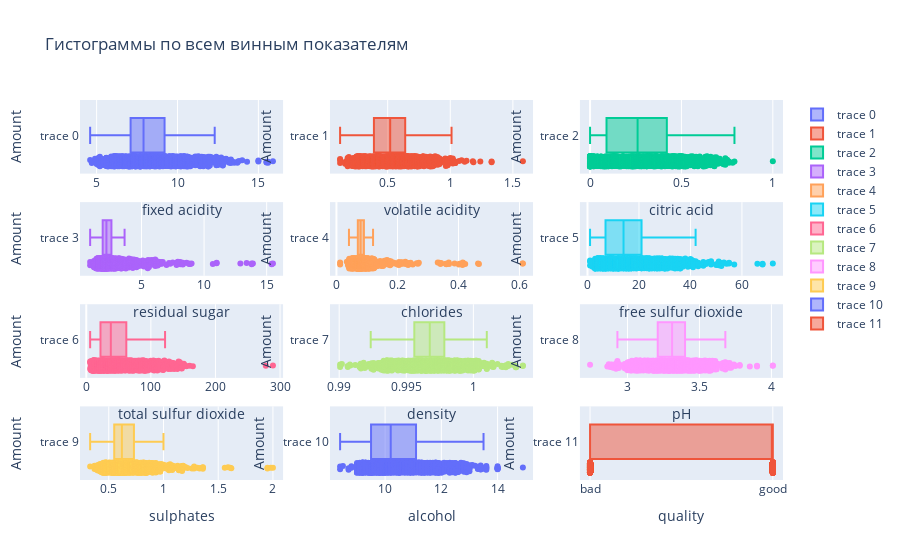

This figure's notebook cell:
### Code cell
#Проанализируем выборку на наличие выбросов
import plotly.graph_objs as go # графические объекты
fig = make_subplots(rows=4, cols=3)
# Add traces
fig.add_trace(go.Box(x=data_wine['fixed acidity'], boxpoints='all'), row=1, col=1)
fig.add_trace(go.Box(x=data_wine['volatile acidity'], boxpoints='all'), row=1, col=2)
fig.add_trace(go.Box(x=data_wine['citric acid'], boxpoints='all'), row=1, col=3)
fig.add_trace(go.Box(x=data_wine['residual sugar'], boxpoints='all'), row=2, col=1) 
fig.add_trace(go.Box(x=data_wine['chlorides'], boxpoints='all'), row=2, col=2)
fig.add_trace(go.Box(x=data_wine['free sulfur dioxide'], boxpoints='all'), row=2, col=3)
fig.add_trace(go.Box(x=data_wine['total sulfur dioxide'], boxpoints='all'), row=3, col=1)
fig.add_trace(go.Box(x=data_wine['density'], boxpoints='all'), row=3, col=2)
fig.add_trace(go.Box(x=data_wine['pH'], boxpoints='all'), row=3, col=3)
fig.add_trace(go.Box(x=data_wine['sulphates'], boxpoints='all'), row=4, col=1)
fig.add_trace(go.Box(x=data_wine['alcohol'], boxpoints='all'), row=4, col=2)
fig.add_trace(go.Box(x=data_wine['quality'], boxpoints='all'), row=4, col=3)

# Update xaxis properties
fig.update_xaxes(title_text="fixed acidity", row=1, col=1)
fig.update_xaxes(title_text="volatile acidity", row=1, col=2)
fig.update_xaxes(title_text="citric acid", row=1, col=3)
fig.update_xaxes(title_text="residual sugar", row=2, col=1)
fig.update_xaxes(title_text="chlorides", row=2, col=2)
fig.update_xaxes(title_text="free sulfur dioxide", row=2, col=3)
fig.update_xaxes(title_text="total sulfur dioxide", row=3, col=1)
fig.update_xaxes(title_text="density", row=3, col=2)
fig.update_xaxes(title_text="pH", row=3, col=3)
fig.update_xaxes(title_text="sulphates", row=4, col=1)
fig.update_xaxes(title_text="alcohol", row=4, col=2)
fig.update_xaxes(title_text="quality", row=4, col=3)

# Update yaxis properties
fig.update_yaxes(title_text="Amount", row=1, col=1)
fig.update_yaxes(title_text="Amount", row=1, col=2)
fig.update_yaxes(title_text="Amount", row=1, col=3)
fig.update_yaxes(title_text="Amount", row=2, col=1)
fig.update_yaxes(title_text="Amount", row=2, col=2)
fig.update_yaxes(title_text="Amount", row=2, col=3)
fig.update_yaxes(title_text="Amount", row=3, col=1)
fig.update_yaxes(title_text="Amount", row=3, col=2)
fig.update_yaxes(title_text="Amount", row=3, col=3)
fig.update_yaxes(title_text="Amount", row=4, col=1)
fig.update_yaxes(title_text="Amount", row=4, col=2)
fig.update_yaxes(title_text="Amount", row=4, col=3)

fig.update_layout(title_text="Гистограммы по всем винным показателям", height=1000)
# Show the figure
fig.show()

### Figure 1 — Plotly figure (JSON) as saved in the notebook; plotly's stock layout.template omitted (floating-point values rounded to 4 significant figures; data arrays with more than 128 entries replaced by an {"elided": "..."} marker saying what was removed)
{"data": [{"boxpoints": "all", "type": "box", "x": {"elided": "1599 float values"}, "xaxis": "x", "yaxis": "y"}, {"boxpoints": "all", "type": "box", "x": {"elided": "1599 float values"}, "xaxis": "x2", "yaxis": "y2"}, {"boxpoints": "all", "type": "box", "x": {"elided": "1599 float values"}, "xaxis": "x3", "yaxis": "y3"}, {"boxpoints": "all", "type": "box", "x": {"elided": "1599 float values"}, "xaxis": "x4", "yaxis": "y4"}, {"boxpoints": "all", "type": "box", "x": {"elided": "1599 float values"}, "xaxis": "x5", "yaxis": "y5"}, {"boxpoints": "all", "type": "box", "x": {"elided": "1599 float values"}, "xaxis": "x6", "yaxis": "y6"}, {"boxpoints": "all", "type": "box", "x": {"elided": "1599 float values"}, "xaxis": "x7", "yaxis": "y7"}, {"boxpoints": "all", "type": "box", "x": {"elided": "1599 float values"}, "xaxis": "x8", "yaxis": "y8"}, {"boxpoints": "all", "type": "box", "x": {"elided": "1599 float values"}, "xaxis": "x9", "yaxis": "y9"}, {"boxpoints": "all", "type": "box", "x": {"elided": "1599 float values"}, "xaxis": "x10", "yaxis": "y10"}, {"boxpoints": "all", "type": "box", "x": {"elided": "1599 float values"}, "xaxis": "x11", "yaxis": "y11"}, {"boxpoints": "all", "type": "box", "x": {"elided": "1599 str values"}, "xaxis": "x12", "yaxis": "y12"}], "layout": {"autosize": true, "title": {"text": "Гистограммы по всем винным показателям"}, "xaxis": {"anchor": "y", "autorange": true, "domain": [0, 0.2889], "range": [3.972, 16.53], "title": {"text": "fixed acidity"}, "type": "linear"}, "xaxis10": {"anchor": "y10", "autorange": true, "domain": [0, 0.2889], "range": [0.2372, 2.093], "title": {"text": "sulphates"}, "type": "linear"}, "xaxis11": {"anchor": "y11", "autorange": true, "domain": [0.3556, 0.6444], "range": [8.039, 15.26], "title": {"text": "alcohol"}, "type": "linear"}, "xaxis12": {"anchor": "y12", "autorange": true, "domain": [0.7111, 1], "range": [-0.05556, 1.056], "title": {"text": "quality"}, "type": "category"}, "xaxis2": {"anchor": "y2", "autorange": true, "domain": [0.3556, 0.6444], "range": [0.03889, 1.661], "title": {"text": "volatile acidity"}, "type": "linear"}, "xaxis3": {"anchor": "y3", "autorange": true, "domain": [0.7111, 1], "range": [-0.05556, 1.056], "title": {"text": "citric acid"}, "type": "linear"}, "xaxis4": {"anchor": "y4", "autorange": true, "domain": [0, 0.2889], "range": [0.08889, 16.31], "title": {"text": "residual sugar"}, "type": "linear"}, "xaxis5": {"anchor": "y5", "autorange": true, "domain": [0.3556, 0.6444], "range": [-0.02128, 0.6443], "title": {"text": "chlorides"}, "type": "linear"}, "xaxis6": {"anchor": "y6", "autorange": true, "domain": [0.7111, 1], "range": [-2.944, 75.94], "title": {"text": "free sulfur dioxide"}, "type": "linear"}, "xaxis7": {"anchor": "y7", "autorange": true, "domain": [0, 0.2889], "range": [-9.722, 304.7], "title": {"text": "total sulfur dioxide"}, "type": "linear"}, "xaxis8": {"anchor": "y8", "autorange": true, "domain": [0.3556, 0.6444], "range": [0.9893, 1.004], "title": {"text": "density"}, "type": "linear"}, "xaxis9": {"anchor": "y9", "autorange": true, "domain": [0.7111, 1], "range": [2.669, 4.081], "title": {"text": "pH"}, "type": "linear"}, "yaxis": {"anchor": "x", "autorange": true, "domain": [0.8063, 1], "range": [-0.5192, 0.5], "title": {"text": "Amount"}, "type": "category"}, "yaxis10": {"anchor": "x10", "autorange": true, "domain": [0, 0.1938], "range": [-0.5192, 0.5], "title": {"text": "Amount"}, "type": "category"}, "yaxis11": {"anchor": "x11", "autorange": true, "domain": [0, 0.1938], "range": [-0.5192, 0.5], "title": {"text": "Amount"}, "type": "category"}, "yaxis12": {"anchor": "x12", "autorange": true, "domain": [0, 0.1938], "range": [-0.5192, 0.5], "title": {"text": "Amount"}, "type": "category"}, "yaxis2": {"anchor": "x2", "autorange": true, "domain": [0.8063, 1], "range": [-0.5192, 0.5], "title": {"text": "Amount"}, "type": "category"}, "yaxis3": {"anchor": "x3", "autorange": true, "domain": [0.8063, 1], "range": [-0.5192, 0.5], "title": {"text": "Amount"}, "type": "category"}, "yaxis4": {"anchor": "x4", "autorange": true, "domain": [0.5375, 0.7312], "range": [-0.5192, 0.5], "title": {"text": "Amount"}, "type": "category"}, "yaxis5": {"anchor": "x5", "autorange": true, "domain": [0.5375, 0.7312], "range": [-0.5192, 0.5], "title": {"text": "Amount"}, "type": "category"}, "yaxis6": {"anchor": "x6", "autorange": true, "domain": [0.5375, 0.7312], "range": [-0.5192, 0.5], "title": {"text": "Amount"}, "type": "category"}, "yaxis7": {"anchor": "x7", "autorange": true, "domain": [0.2687, 0.4625], "range": [-0.5192, 0.5], "title": {"text": "Amount"}, "type": "category"}, "yaxis8": {"anchor": "x8", "autorange": true, "domain": [0.2687, 0.4625], "range": [-0.5192, 0.5], "title": {"text": "Amount"}, "type": "category"}, "yaxis9": {"anchor": "x9", "autorange": true, "domain": [0.2687, 0.4625], "range": [-0.5192, 0.5], "title": {"text": "Amount"}, "type": "category"}}}
